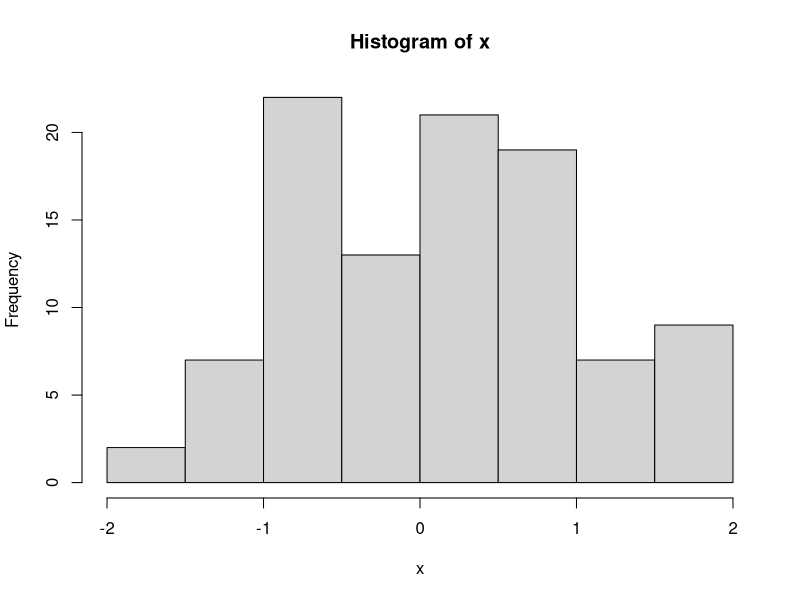
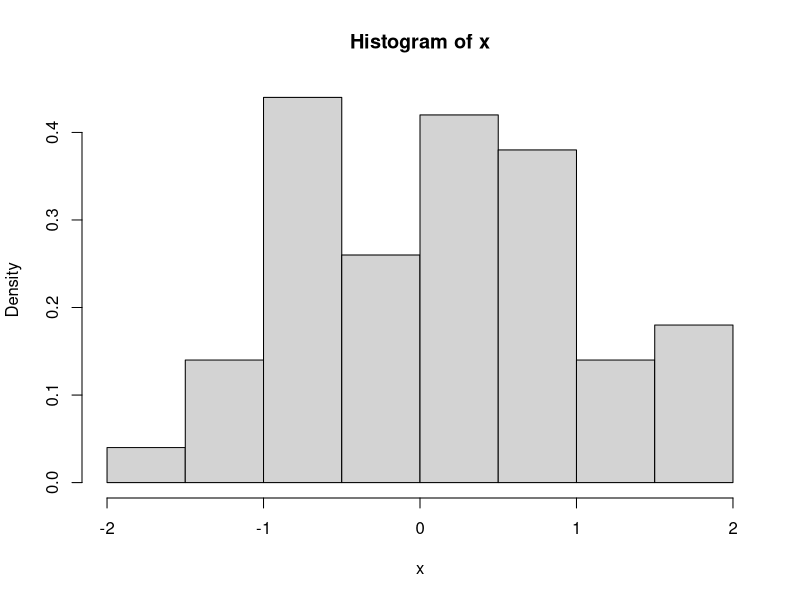
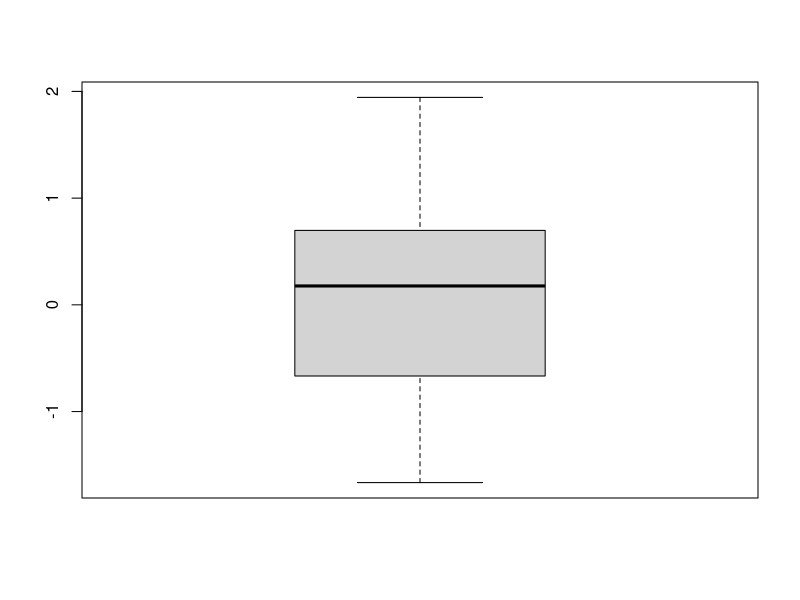
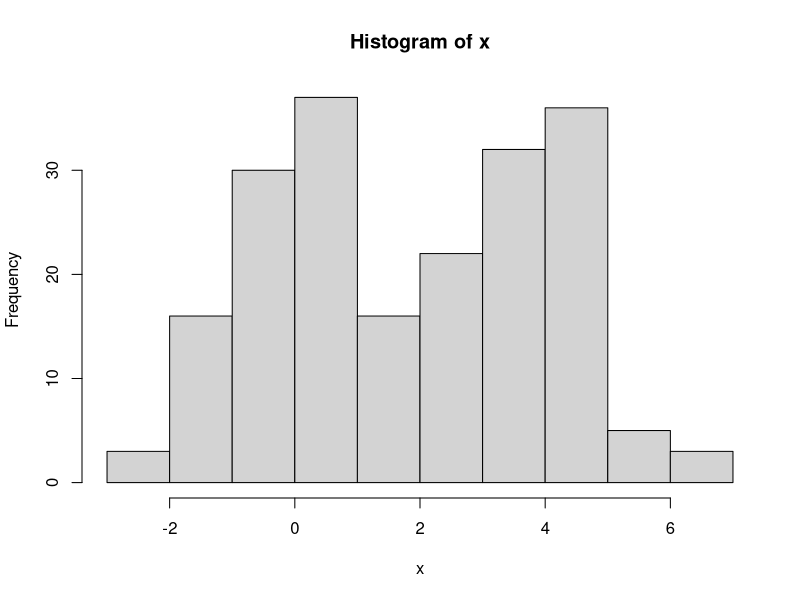
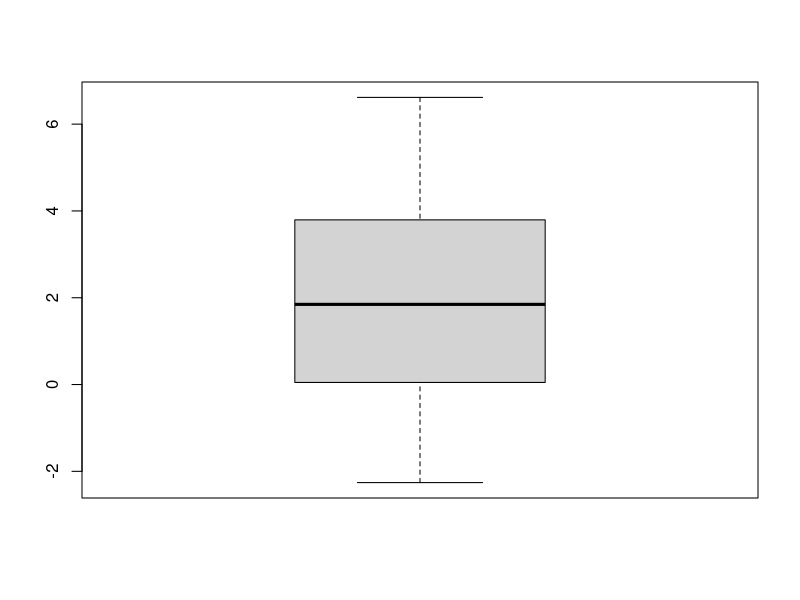
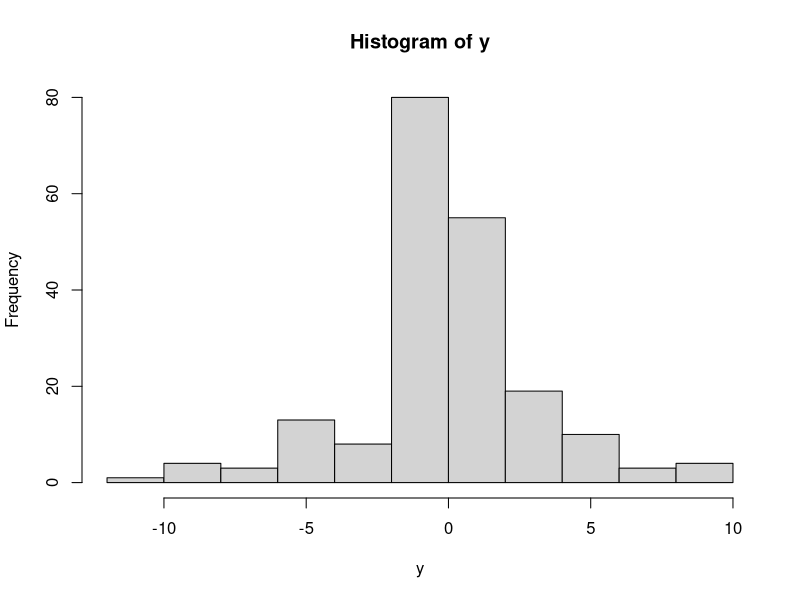
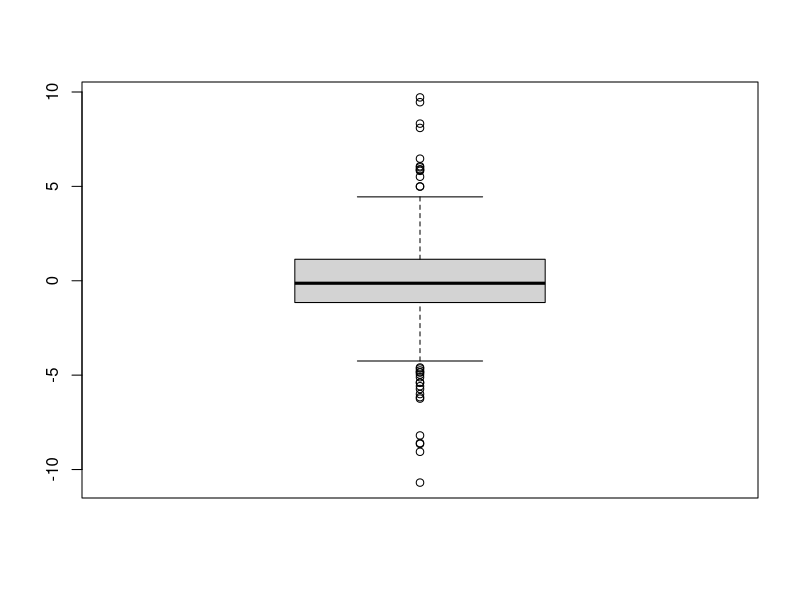

The R source for these figures, in order:
##### 医学統計勉強会18第2回基本統計量　R code #####

x <- c(0.684, 1.406, -0.663, -0.124, 0.849, -0.888, -0.492, -0.044, -0.188, 0.536, 2.063, -1.379, 0.920, 0.453, 1.239)

## 数量的なデータの要約 ##

sum(x)			# x の要素の和
length(x)		# x の長さ
mean(x)			# x の平均
median(x)		# x の中央値
quantile(x)		# x の四分位点．Five numbers summary
quantile(x, 0.2)	# x の20%パーセント点
summary(x)			# Five numbers summary + 平均

var(x)			# x の分散
sd(x)			# x の標準偏差
sqrt(x)			# x の平方根
sqrt(var(x))	# x の分散の平方根 = x の標準偏差
IQR(x)			# x の四分位点間距離
quantile(x, 0.75) - quantile(x, 0.25)	# 四分位点間距離の定義の確認

## 視覚的なデータの要約 ##

x <- rnorm(100)	# ランダムなサンプルの生成

hist(x)			# ヒストグラム（頻度）
hist(x, freq=F)	# ヒストグラム（相対頻度）

boxplot(x)		# ボックスプロット

# ヒストグラムとボックスプロット #

# 二峰型 #
x1 <- rnorm(100, mean=0)
x2 <- rnorm(100, mean=4)
x <- c(x1, x2)
hist(x)
boxplot(x)

# 裾の重い分布 #
y1 <- rnorm(100, sd=1)
y2 <- rnorm(100, sd=4)
y <- c(y1, y2)
hist(y)
boxplot(y)